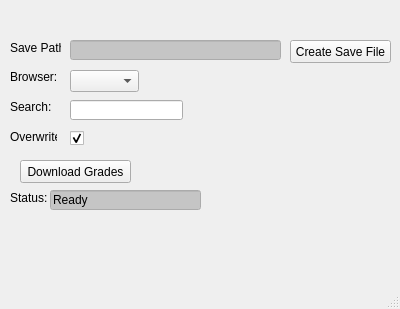
<?xml version="1.0" encoding="UTF-8"?>
<ui version="4.0">
 <class>MainWindow</class>
 <widget class="QMainWindow" name="MainWindow">
  <property name="geometry">
   <rect>
    <x>0</x>
    <y>0</y>
    <width>400</width>
    <height>309</height>
   </rect>
  </property>
  <property name="windowTitle">
   <string>Dojo Miner</string>
  </property>
  <widget class="QWidget" name="centralwidget">
   <widget class="QLineEdit" name="search_ln">
    <property name="geometry">
     <rect>
      <x>70</x>
      <y>100</y>
      <width>113</width>
      <height>20</height>
     </rect>
    </property>
   </widget>
   <widget class="QComboBox" name="browser_cb">
    <property name="geometry">
     <rect>
      <x>70</x>
      <y>70</y>
      <width>69</width>
      <height>22</height>
     </rect>
    </property>
   </widget>
   <widget class="QPushButton" name="download_grades_btn">
    <property name="geometry">
     <rect>
      <x>20</x>
      <y>160</y>
      <width>111</width>
      <height>23</height>
     </rect>
    </property>
    <property name="text">
     <string>Download Grades</string>
    </property>
   </widget>
   <widget class="QLabel" name="save_path_lbl">
    <property name="geometry">
     <rect>
      <x>10</x>
      <y>40</y>
      <width>51</width>
      <height>16</height>
     </rect>
    </property>
    <property name="text">
     <string>Save Path:</string>
    </property>
   </widget>
   <widget class="QLineEdit" name="save_path_ln">
    <property name="geometry">
     <rect>
      <x>70</x>
      <y>40</y>
      <width>211</width>
      <height>20</height>
     </rect>
    </property>
    <property name="palette">
     <palette>
      <active>
       <colorrole role="Light">
        <brush brushstyle="SolidPattern">
         <color alpha="255">
          <red>185</red>
          <green>185</green>
          <blue>185</blue>
         </color>
        </brush>
       </colorrole>
       <colorrole role="BrightText">
        <brush brushstyle="SolidPattern">
         <color alpha="255">
          <red>191</red>
          <green>180</green>
          <blue>175</blue>
         </color>
        </brush>
       </colorrole>
       <colorrole role="Base">
        <brush brushstyle="SolidPattern">
         <color alpha="255">
          <red>197</red>
          <green>197</green>
          <blue>197</blue>
         </color>
        </brush>
       </colorrole>
       <colorrole role="HighlightedText">
        <brush brushstyle="SolidPattern">
         <color alpha="255">
          <red>212</red>
          <green>211</green>
          <blue>210</blue>
         </color>
        </brush>
       </colorrole>
       <colorrole role="NoRole">
        <brush brushstyle="SolidPattern">
         <color alpha="255">
          <red>208</red>
          <green>208</green>
          <blue>208</blue>
         </color>
        </brush>
       </colorrole>
      </active>
      <inactive>
       <colorrole role="Light">
        <brush brushstyle="SolidPattern">
         <color alpha="255">
          <red>185</red>
          <green>185</green>
          <blue>185</blue>
         </color>
        </brush>
       </colorrole>
       <colorrole role="BrightText">
        <brush brushstyle="SolidPattern">
         <color alpha="255">
          <red>191</red>
          <green>180</green>
          <blue>175</blue>
         </color>
        </brush>
       </colorrole>
       <colorrole role="Base">
        <brush brushstyle="SolidPattern">
         <color alpha="255">
          <red>197</red>
          <green>197</green>
          <blue>197</blue>
         </color>
        </brush>
       </colorrole>
       <colorrole role="HighlightedText">
        <brush brushstyle="SolidPattern">
         <color alpha="255">
          <red>212</red>
          <green>211</green>
          <blue>210</blue>
         </color>
        </brush>
       </colorrole>
       <colorrole role="NoRole">
        <brush brushstyle="SolidPattern">
         <color alpha="255">
          <red>208</red>
          <green>208</green>
          <blue>208</blue>
         </color>
        </brush>
       </colorrole>
      </inactive>
      <disabled>
       <colorrole role="Light">
        <brush brushstyle="SolidPattern">
         <color alpha="255">
          <red>185</red>
          <green>185</green>
          <blue>185</blue>
         </color>
        </brush>
       </colorrole>
       <colorrole role="BrightText">
        <brush brushstyle="SolidPattern">
         <color alpha="255">
          <red>191</red>
          <green>180</green>
          <blue>175</blue>
         </color>
        </brush>
       </colorrole>
       <colorrole role="Base">
        <brush brushstyle="SolidPattern">
         <color alpha="255">
          <red>240</red>
          <green>240</green>
          <blue>240</blue>
         </color>
        </brush>
       </colorrole>
       <colorrole role="HighlightedText">
        <brush brushstyle="SolidPattern">
         <color alpha="255">
          <red>212</red>
          <green>211</green>
          <blue>210</blue>
         </color>
        </brush>
       </colorrole>
       <colorrole role="NoRole">
        <brush brushstyle="SolidPattern">
         <color alpha="255">
          <red>208</red>
          <green>208</green>
          <blue>208</blue>
         </color>
        </brush>
       </colorrole>
      </disabled>
     </palette>
    </property>
    <property name="mouseTracking">
     <bool>false</bool>
    </property>
    <property name="autoFillBackground">
     <bool>false</bool>
    </property>
    <property name="readOnly">
     <bool>true</bool>
    </property>
   </widget>
   <widget class="QLabel" name="browser_lbl">
    <property name="geometry">
     <rect>
      <x>10</x>
      <y>70</y>
      <width>47</width>
      <height>13</height>
     </rect>
    </property>
    <property name="text">
     <string>Browser:</string>
    </property>
   </widget>
   <widget class="QLabel" name="search_lbl">
    <property name="geometry">
     <rect>
      <x>10</x>
      <y>100</y>
      <width>47</width>
      <height>13</height>
     </rect>
    </property>
    <property name="text">
     <string>Search:</string>
    </property>
   </widget>
   <widget class="QCheckBox" name="overwrite_chbx">
    <property name="geometry">
     <rect>
      <x>70</x>
      <y>130</y>
      <width>21</width>
      <height>17</height>
     </rect>
    </property>
    <property name="text">
     <string/>
    </property>
    <property name="checked">
     <bool>true</bool>
    </property>
   </widget>
   <widget class="QLabel" name="overwrite_lbl">
    <property name="geometry">
     <rect>
      <x>10</x>
      <y>130</y>
      <width>47</width>
      <height>13</height>
     </rect>
    </property>
    <property name="text">
     <string>Overwrite</string>
    </property>
   </widget>
   <widget class="QPushButton" name="save_path_btn">
    <property name="geometry">
     <rect>
      <x>290</x>
      <y>40</y>
      <width>101</width>
      <height>23</height>
     </rect>
    </property>
    <property name="text">
     <string>Create Save File</string>
    </property>
   </widget>
   <widget class="QLabel" name="status_lbl">
    <property name="geometry">
     <rect>
      <x>10</x>
      <y>190</y>
      <width>41</width>
      <height>16</height>
     </rect>
    </property>
    <property name="text">
     <string>Status:</string>
    </property>
   </widget>
   <widget class="QLineEdit" name="status_ln">
    <property name="geometry">
     <rect>
      <x>50</x>
      <y>190</y>
      <width>151</width>
      <height>20</height>
     </rect>
    </property>
    <property name="palette">
     <palette>
      <active>
       <colorrole role="Light">
        <brush brushstyle="SolidPattern">
         <color alpha="255">
          <red>185</red>
          <green>185</green>
          <blue>185</blue>
         </color>
        </brush>
       </colorrole>
       <colorrole role="BrightText">
        <brush brushstyle="SolidPattern">
         <color alpha="255">
          <red>191</red>
          <green>180</green>
          <blue>175</blue>
         </color>
        </brush>
       </colorrole>
       <colorrole role="Base">
        <brush brushstyle="SolidPattern">
         <color alpha="255">
          <red>197</red>
          <green>197</green>
          <blue>197</blue>
         </color>
        </brush>
       </colorrole>
       <colorrole role="HighlightedText">
        <brush brushstyle="SolidPattern">
         <color alpha="255">
          <red>212</red>
          <green>211</green>
          <blue>210</blue>
         </color>
        </brush>
       </colorrole>
       <colorrole role="NoRole">
        <brush brushstyle="SolidPattern">
         <color alpha="255">
          <red>208</red>
          <green>208</green>
          <blue>208</blue>
         </color>
        </brush>
       </colorrole>
      </active>
      <inactive>
       <colorrole role="Light">
        <brush brushstyle="SolidPattern">
         <color alpha="255">
          <red>185</red>
          <green>185</green>
          <blue>185</blue>
         </color>
        </brush>
       </colorrole>
       <colorrole role="BrightText">
        <brush brushstyle="SolidPattern">
         <color alpha="255">
          <red>191</red>
          <green>180</green>
          <blue>175</blue>
         </color>
        </brush>
       </colorrole>
       <colorrole role="Base">
        <brush brushstyle="SolidPattern">
         <color alpha="255">
          <red>197</red>
          <green>197</green>
          <blue>197</blue>
         </color>
        </brush>
       </colorrole>
       <colorrole role="HighlightedText">
        <brush brushstyle="SolidPattern">
         <color alpha="255">
          <red>212</red>
          <green>211</green>
          <blue>210</blue>
         </color>
        </brush>
       </colorrole>
       <colorrole role="NoRole">
        <brush brushstyle="SolidPattern">
         <color alpha="255">
          <red>208</red>
          <green>208</green>
          <blue>208</blue>
         </color>
        </brush>
       </colorrole>
      </inactive>
      <disabled>
       <colorrole role="Light">
        <brush brushstyle="SolidPattern">
         <color alpha="255">
          <red>185</red>
          <green>185</green>
          <blue>185</blue>
         </color>
        </brush>
       </colorrole>
       <colorrole role="BrightText">
        <brush brushstyle="SolidPattern">
         <color alpha="255">
          <red>191</red>
          <green>180</green>
          <blue>175</blue>
         </color>
        </brush>
       </colorrole>
       <colorrole role="Base">
        <brush brushstyle="SolidPattern">
         <color alpha="255">
          <red>240</red>
          <green>240</green>
          <blue>240</blue>
         </color>
        </brush>
       </colorrole>
       <colorrole role="HighlightedText">
        <brush brushstyle="SolidPattern">
         <color alpha="255">
          <red>212</red>
          <green>211</green>
          <blue>210</blue>
         </color>
        </brush>
       </colorrole>
       <colorrole role="NoRole">
        <brush brushstyle="SolidPattern">
         <color alpha="255">
          <red>208</red>
          <green>208</green>
          <blue>208</blue>
         </color>
        </brush>
       </colorrole>
      </disabled>
     </palette>
    </property>
    <property name="mouseTracking">
     <bool>false</bool>
    </property>
    <property name="autoFillBackground">
     <bool>false</bool>
    </property>
    <property name="text">
     <string>Ready</string>
    </property>
    <property name="readOnly">
     <bool>true</bool>
    </property>
   </widget>
  </widget>
  <widget class="QStatusBar" name="statusbar">
   <property name="enabled">
    <bool>false</bool>
   </property>
  </widget>
 </widget>
 <resources/>
 <connections/>
</ui>
